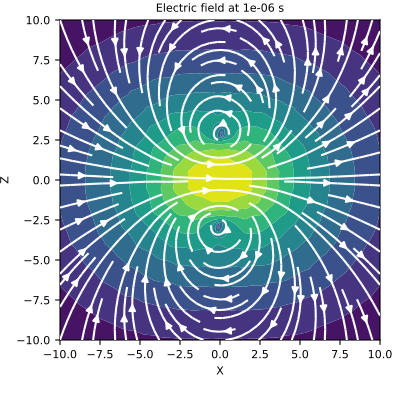

Write Python code to recreate this figure.
# Here, we define an x-oriented electric dipole and plot the electric
# field on the xz-plane that intercepts y=0.

from geoana.em.tdem import ElectricDipoleWholeSpace
from geoana.utils import ndgrid
from geoana.plotting_utils import plot2Ddata
import numpy as np
import matplotlib.pyplot as plt

# Let us begin by defining the electric current dipole.

time = np.logspace(-6, -2, 3)
location = np.r_[0., 0., 0.]
orientation = np.r_[1., 0., 0.]
current = 1.
sigma = 1.0
simulation = ElectricDipoleWholeSpace(
    time, location=location, orientation=orientation,
    current=current, sigma=sigma
)

# Now we create a set of gridded locations and compute the electric field.

xyz = ndgrid(np.linspace(-10, 10, 20), np.array([0]), np.linspace(-10, 10, 20))
E = simulation.electric_field(xyz)

# Finally, we plot the electric field at the desired locations/times.

t_ind = 0
fig = plt.figure(figsize=(4, 4))
ax = fig.add_axes([0.15, 0.15, 0.8, 0.8])
plot2Ddata(xyz[:, 0::2], E[t_ind, :, 0::2], ax=ax, vec=True, scale='log')
ax.set_xlabel('X')
ax.set_ylabel('Z')
ax.set_title('Electric field at {} s'.format(time[t_ind]))
